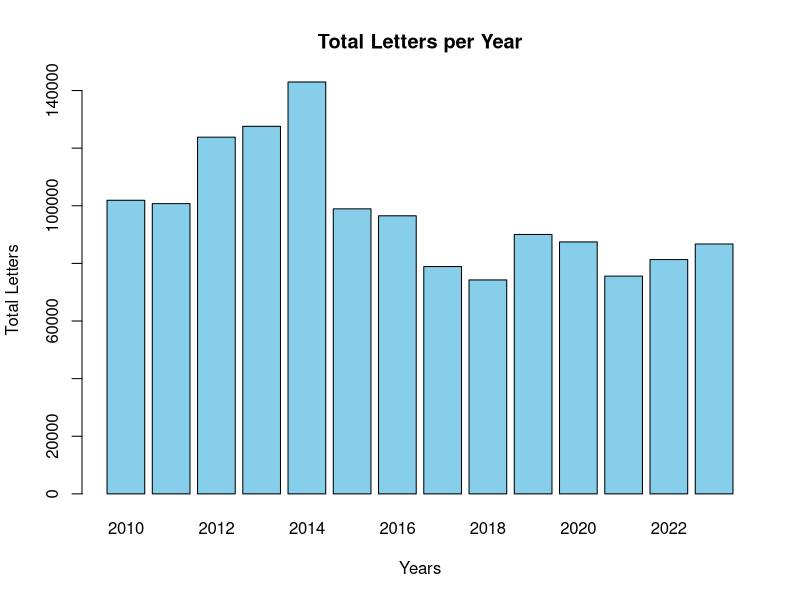
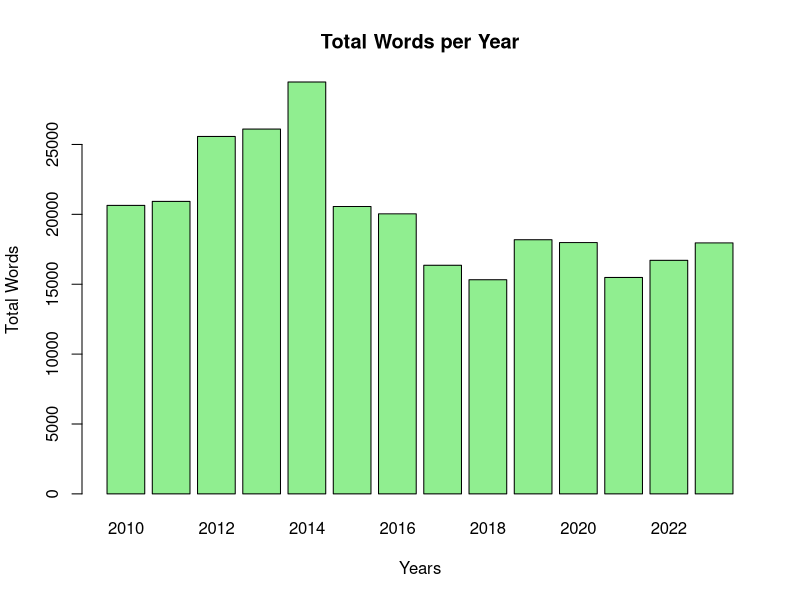
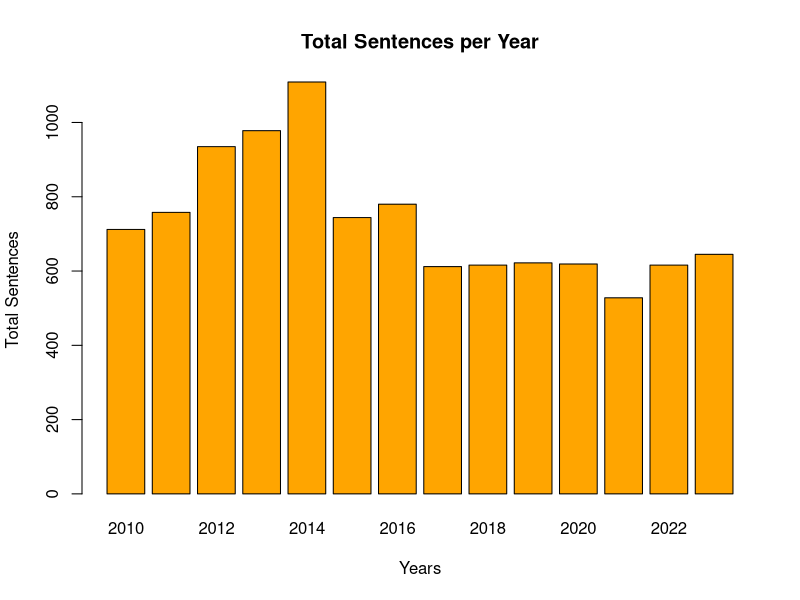
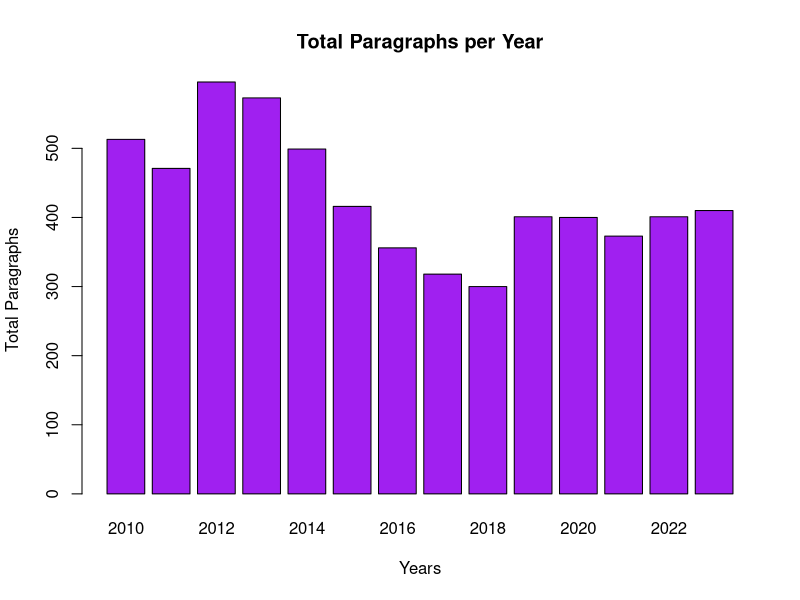
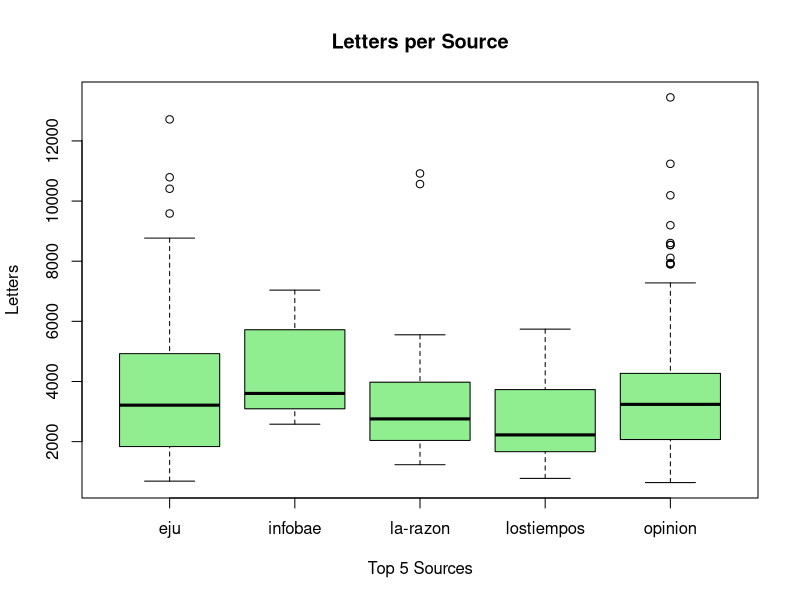
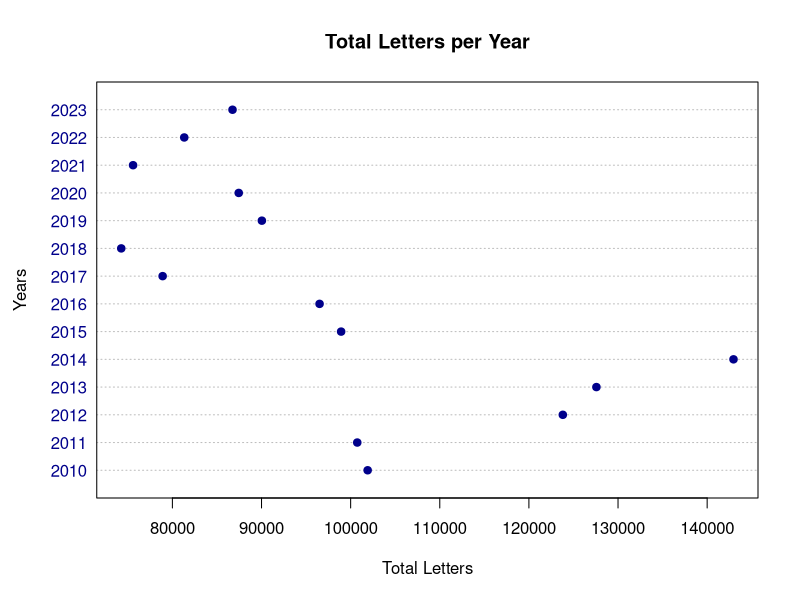
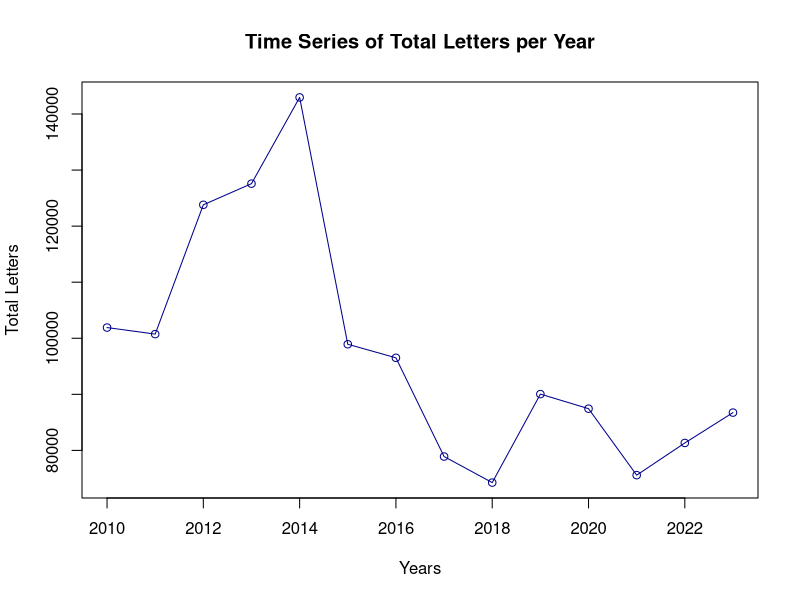
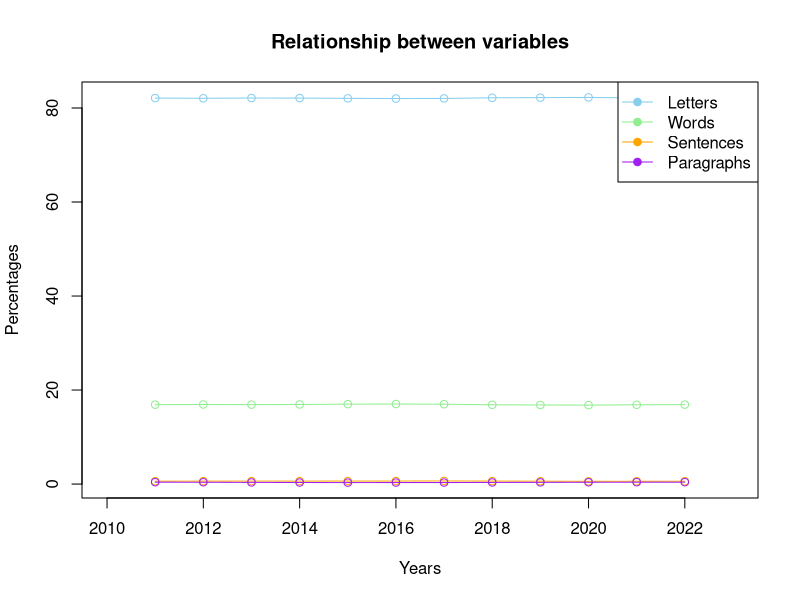

Recreate these plots in R, in order.
data <- read.csv("../DATA/data.csv") 
data <- data[data$Year >= 2010 & data$Year <= 2023, ]

years <- 2010:2023
total_letters <- numeric(length(years))
total_words <- numeric(length(years))
total_sentences <- numeric(length(years))
total_paragraphs <- numeric(length(years))
yearly_totals <- numeric(length(years)) 

for (i in seq_along(years)) {
  year_data <- data[data$Year == years[i], ]
  total_letters[i] <- sum(year_data$Letters, na.rm = TRUE)
  total_words[i] <- sum(year_data$Words, na.rm = TRUE)
  total_sentences[i] <- sum(year_data$Sentences, na.rm = TRUE)
  total_paragraphs[i] <- sum(year_data$Paragraphs, na.rm = TRUE)
  yearly_totals[i] <- total_letters[i] + total_words[i] + total_sentences[i] + total_paragraphs[i]
}

percent_letters <- total_letters / yearly_totals * 100
percent_words <- total_words / yearly_totals * 100
percent_sentences <- total_sentences / yearly_totals * 100
percent_paragraphs <- total_paragraphs / yearly_totals * 100

moving_avg <- function(x, n = 3) {
  stats::filter(x, rep(1 / n, n), sides = 2)
}

letters_moving_avg <- moving_avg(percent_letters)
words_moving_avg <- moving_avg(percent_words)
sentences_moving_avg <- moving_avg(percent_sentences)
paragraphs_moving_avg <- moving_avg(percent_paragraphs)

top_sources <- aggregate(Letters ~ Source, data = data, sum)
top_sources <- top_sources[order(-top_sources$Letters), ][1:5, "Source"]

top_data <- data[data$Source %in% top_sources, ]

pdf("../PAPER/graphics.pdf", width = 20, height = 12)


barplot(total_letters, beside = TRUE, col = "skyblue", 
        main = "Total Letters per Year", 
        xlab = "Years", ylab = "Total Letters", 
        names.arg = years)
barplot(total_words, beside = TRUE, col = "lightgreen", 
        main = "Total Words per Year", 
        xlab = "Years", ylab = "Total Words", 
        names.arg = years)
barplot(total_sentences, beside = TRUE, col = "orange", 
        main = "Total Sentences per Year", 
        xlab = "Years", ylab = "Total Sentences", 
        names.arg = years)
barplot(total_paragraphs, beside = TRUE, col = "purple", 
        main = "Total Paragraphs per Year", 
        xlab = "Years", ylab = "Total Paragraphs", 
        names.arg = years)

boxplot(Letters ~ Source, data = top_data,
        main = "Letters per Source",
        xlab = "Top 5 Sources", ylab = "Letters",
        col = "lightgreen")

dotchart(total_letters, labels = years, 
         main = "Total Letters per Year",
         xlab = "Total Letters", ylab = "Years", pch = 19, col = "darkblue")

plot(years, total_letters, type = "o", col = "darkblue",
     main = "Time Series of Total Letters per Year",
     xlab = "Years", ylab = "Total Letters")

plot(years, letters_moving_avg, type = "o", col = "skyblue",
     main = "Relationship between variables",
     xlab = "Years", ylab = "Percentages",
     ylim = range(c(letters_moving_avg, words_moving_avg, sentences_moving_avg, paragraphs_moving_avg), na.rm = TRUE))
lines(years, words_moving_avg, type = "o", col = "lightgreen")
lines(years, sentences_moving_avg, type = "o", col = "orange")
lines(years, paragraphs_moving_avg, type = "o", col = "purple")

legend("topright", legend = c("Letters", "Words", "Sentences", "Paragraphs"),
       col = c("skyblue", "lightgreen", "orange", "purple"), lty = 1, pch = 19)

totals_data <- data.frame(
  Years = rep(years, each = 4),
  Category = rep(c("Letters", "Words", "Sentences", "Paragraphs"), times = length(years)),
  Counts = c(total_letters, total_words, total_sentences, total_paragraphs)
)

dotchart(totals_data$Counts, labels = paste(totals_data$Years, totals_data$Category, sep = "-"),
         main = "Relationships between all variables",
         xlab = "Count", ylab = "Years")

source_letters_diff <- aggregate(Letters ~ Source, data = data, FUN = median)
hist(source_letters_diff$Letters, 
     main = "Median Difference in Letters by Sources",
     xlab = "Median Letters", col = "orange")

dev.off()



